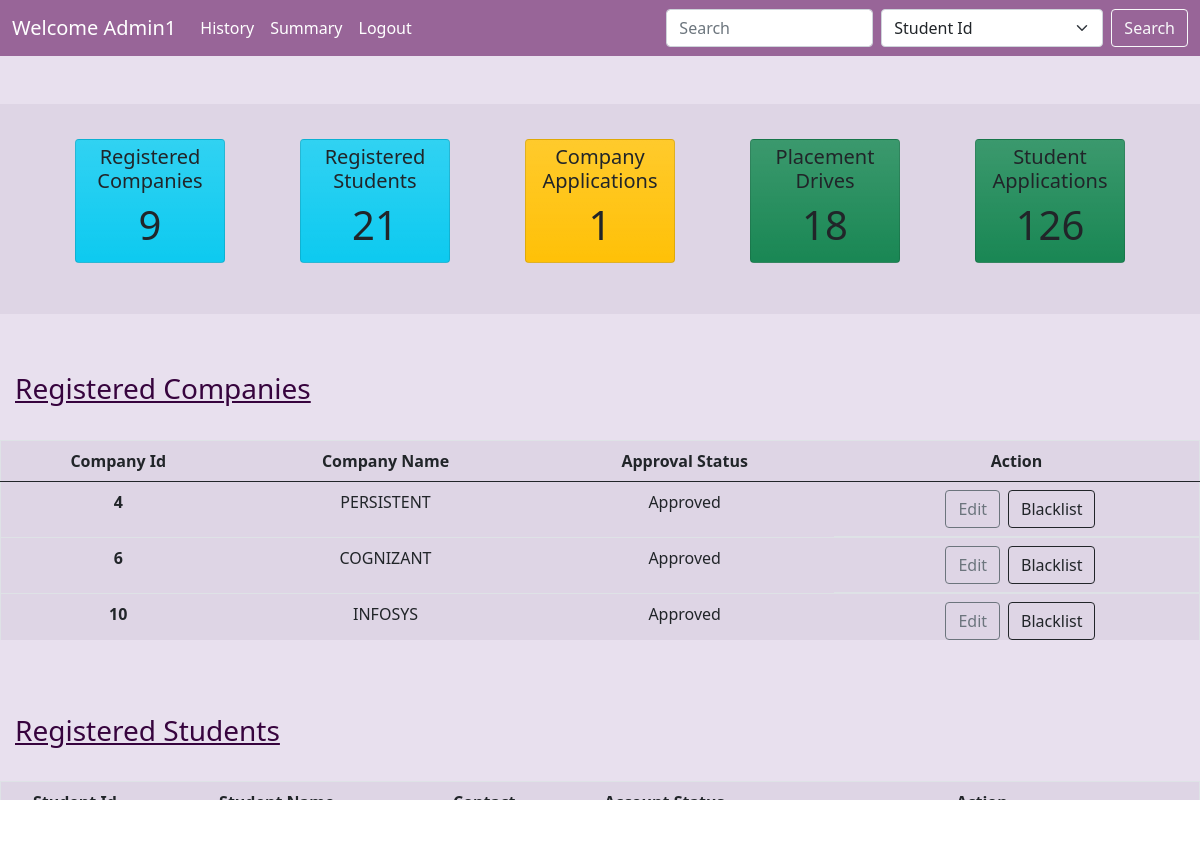
Screenshot of /admin/1 with the database file from the repository.
### application/models.py (models this page shows)
class User(db.Model):
    __tablename__ = 'user'
    uid = db.Column(db.Integer, primary_key=True)
    username = db.Column(db.String(), unique=True, nullable=False)
    email = db.Column(db.String(), unique=True, nullable=False)
    password = db.Column(db.String(), nullable=False)
    type = db.Column(db.String(), nullable=False)
    student = db.relationship('Student', backref='student_account', foreign_keys='Student.sid')
    company = db.relationship('Company', backref='company_account', foreign_keys='Company.cid')

class Company(db.Model):
    __tablename__ = 'company'
    cid = db.Column(db.Integer, db.ForeignKey('user.uid'), primary_key=True)
    username = db.Column(db.String(), db.ForeignKey('user.username'), nullable=False)
    cname = db.Column(db.String(), nullable=True)
    cabout = db.Column(db.String(), nullable=True)
    clocation = db.Column(db.String(), nullable=True)
    hr_contact = db.Column(db.String(), nullable=True)
    c_website = db.Column(db.String(), nullable=True)
    approval_status = db.Column(db.String(), nullable=False) #need to be approved by admin [Approved, Rejected, Blacklisted]
    drives = db.relationship('Placement_Drive', backref='company', cascade='all, delete-orphan')

### application/controllers.py (the view)
@app.route("/admin/<int:user_id>", methods=["GET", "POST"])
def admin(user_id):
    this_user = User.query.filter_by(uid=user_id).first()
    reg_companies = Company.query.filter_by(approval_status="Approved").all()
    rc = len(reg_companies)
    reg_students = Student.query.all()
    rs = len(reg_students)
    company_applications = User.query.filter_by(type="Company").all()
    com_app = []
    for company in company_applications:
        if Company.query.filter_by(cid=company.uid).first() is None:
            com_app.append(company)
    ca = len(com_app)
    ongoing_drives = Placement_Drive.query.filter().all()
    od = len(ongoing_drives)
    student_applications = Application.query.filter_by().all()
    sa = len(student_applications)
    drive = Placement_Drive.query.filter(Placement_Drive.did.in_([app.did for app in student_applications])).all()
    student = Student.query.filter(Student.sid.in_([app.sid for app in student_applications])).all()
    company = Company.query.filter(Company.cid.in_([d.cid for d in drive])).all()
    return render_template("admin_dash.html", this_user=this_user, reg_companies=reg_companies, reg_students=reg_students, com_app=com_app, ongoing_drives=ongoing_drives, student_applications=student_applications, rc=rc, rs=rs, ca=ca, od=od, sa=sa, drive=drive, student=student, company=company)

### templates/admin_dash.html (shortened to what this page needs)
<!DOCTYPE html>
<html lang="en">
<head>
    <link rel="stylesheet" href="/static/style.css">
    <link href="https://cdn.jsdelivr.net/npm/bootstrap@5.0.2/dist/css/bootstrap.min.css" rel="stylesheet">
</head>
<body>
    <div id="main">
        <div id="canvas" class="overflow-auto">
            <nav class="navbar navbar-expand-lg navbar-light">
                <div class="container-fluid">
                    <a class="navbar-brand" href="#">Welcome {{this_user.username}}</a>
                    <div class="collapse navbar-collapse" id="navbarSupportedContent">
                    <ul class="navbar-nav me-auto mb-2 mb-lg-0">
                        <li class="nav-item">
                        <a class="nav-link active" aria-current="page" href="/all_placement_history">History</a>
                        </li>
                        <li class="nav-item">
                        <a class="nav-link active" aria-current="page" href="/summary">Summary</a>
                        </li>
                        <li class="nav-item">
                        <a class="nav-link active" aria-current="page" href="/login">Logout</a>
                        </li>
                    </ul>
                    <form class="d-flex" action="/search">
                        <input class="form-control me-2" type="search" placeholder="Search" aria-label="Search" name="search">
                        <select class="form-select me-2" aria-label="Default select example" name="key">
                                <option value="student_id">Student Id</option>
                        </select>
                        <input class="btn btn-outline-light" type="submit" value="Search">
                    </form>
                    </div>
                </div>
            </nav>
            <div id="content">
                <div id="cards">
                    <div class="d-flex justify-content-evenly text-center my-5">
                        <div class="card bg-info bg-gradient">
                            <h5>Registered Companies</h5>
                            <h1>{{rc}}</h1>
                        </div>
                        <div class="card bg-info bg-gradient">
                            <h5>Registered Students</h5>
                            <h1>{{rs}}</h1>
                        </div>
                        <div class="card bg-warning bg-gradient">
                            <h5>Company Applications</h5>
                            <h1>{{ca}}</h1>
                        </div>
                        <div class="card bg-success bg-gradient">
                            <h5>Placement Drives</h5>
                            <h1>{{od}}</h1>
                        </div>
                        <div class="card bg-success bg-gradient">
                            <h5>Student Applications</h5>
                            <h1>{{sa}}</h1>
                        </div>
                    </div>
                </div>
                <br><h3 class="headings my-4">Registered Companies</h3>
                <div id="cards" class="table" style="max-height:200px;overflow-y: scroll;">
                    <table class="table border">
                        <thead>
                            <tr>
                            <th scope="col" class="text-center">Company Id</th>
                            <th scope="col" class="text-center">Company Name</th>
                            <th scope="col" class="text-center">Approval Status</th>
                            <th scope="col" class="text-center">Action</th>
                            </tr>
                        </thead>
                        <tbody>
                            {% for company in reg_companies %}
                            <tr>
                            <th scope="row" class="text-center">{{company.cid}}</th>
                            <td class="text-center">{{company.cname}}</td>
                            <td class="text-center">{{company.approval_status}}</td>
                            <td  class="d-flex justify-content-center">
                                <a href="/A_C_edit/{{company.cid}}" class="btn btn-outline-secondary mx-2">Edit</a>
                                <a href="/blacklist_company/{{company.cid}}" class="btn btn-outline-dark">Blacklist</a>
                            </td>
                            </tr>
                            {% endfor %}
                        </tbody>
                    </table>
                </div>
                <br><h3 class="headings my-4">Registered Students</h3>
                <div id="cards" class="table" style="max-height:200px;overflow-y: scroll;">
                    <table class="table border">
                        <thead>
                            <tr>
                            <th scope="col" class="text-center">Student Id</th>
                            <th scope="col" class="text-center">Student Name</th>
                            <th scope="col" class="text-center">Contact</th>
                            <th scope="col" class="text-center">Account Status</th>
                            <th scope="col" class="text-center">Action</th>
                            </tr>
                        </thead>
                    </table>
                </div>
                <br><h3 class="headings my-4">Company Applications</h3>
                <br><h3 class="headings my-4">Placement Drives</h3>
                <br><h3 class="headings my-4">Student Applications</h3>
                <br><br>
            </div>
        </div>
    </div>
</body>
</html>

### static/style.css (style rules this page uses)
* { margin:0px; }
#main { background-color: rgb(240, 238, 241); }
#canvas { width: 100%; margin:auto; height:800px; background-color: rgb(232, 224, 238); }
.headings { color: rgb(55, 4, 62) !important; margin: 5px; padding: 10px; margin-top: 5px; text-decoration: underline; }
#cards { height: 210px; background-color: rgb(222, 213, 229); }

### templates/admin_dash.html (style rules this page uses)
.card { margin-top: 35px; width: 150px; padding: 5px; }
.navbar, .navbar-brand, .nav-link { color: white !important; background-color: rgb(152, 101, 152) }

### rows the page displays
User: username "Admin1"
Company: cid "4", cname "PERSISTENT", approval_status "Approved"
Company: cid "6", cname "COGNIZANT", approval_status "Approved"
Company: cid "10", cname "INFOSYS", approval_status "Approved"

### other values shown
{{ rc }} "9"
{{ rs }} "21"
{{ ca }} "1"
{{ od }} "18"
{{ sa }} "126"
